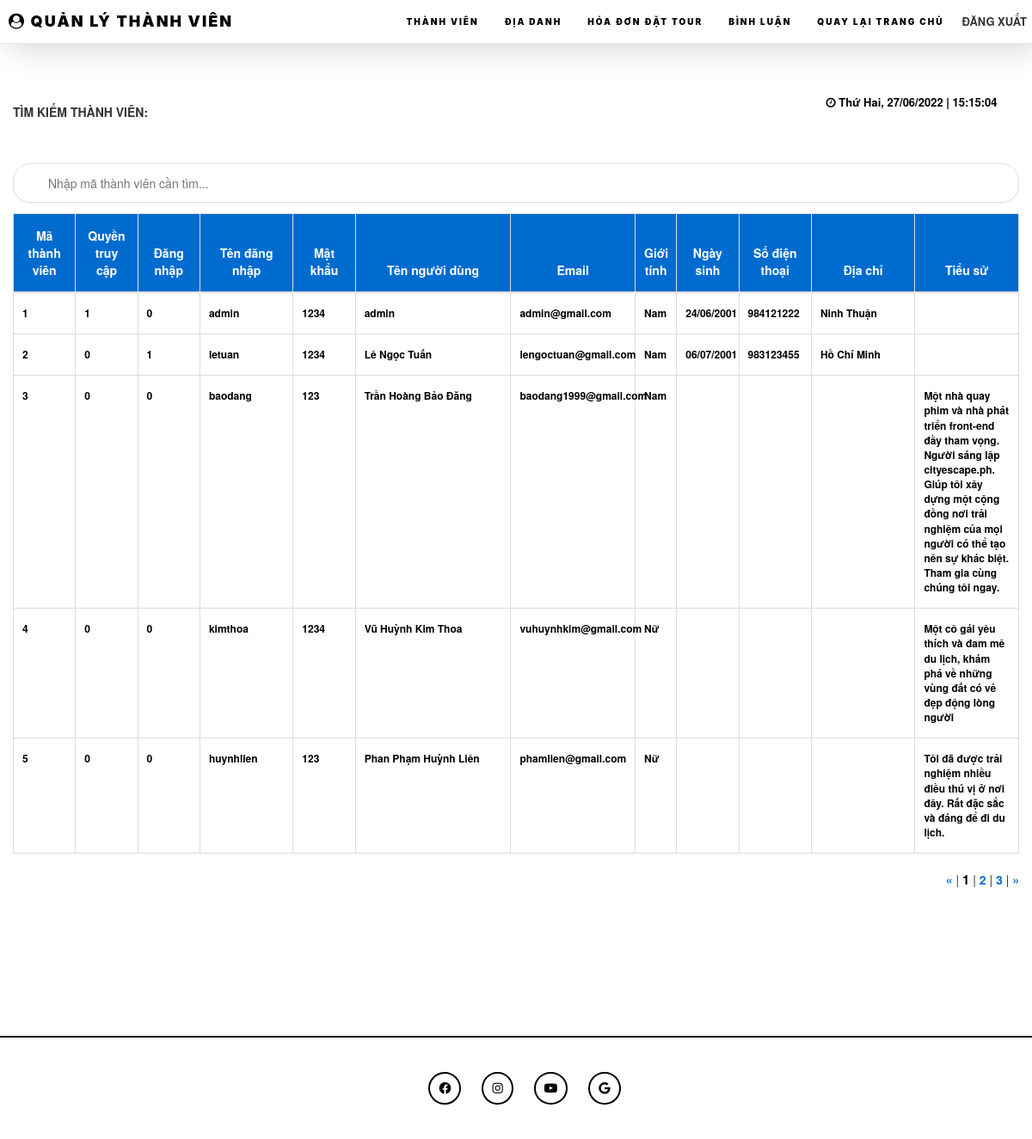
/admin/khachhang.php, run on the app's committed database.
### tables this page shows
CREATE TABLE `users` (
  `id` int(50) NOT NULL,
  `quyentruycap` int(5) NOT NULL,
  `dangnhap` int(5) NOT NULL,
  `user` varchar(50) NOT NULL,
  `pass` varchar(50) NOT NULL,
  `name` varchar(50) NOT NULL,
  `email` varchar(50) NOT NULL,
  `gioitinh` varchar(50) DEFAULT NULL,
  `ngaysinh` varchar(50) DEFAULT NULL,
  `sodt` double DEFAULT NULL,
  `diachi` mediumtext DEFAULT NULL,
  `tieusu` mediumtext DEFAULT NULL
);

### admin/khachhang.php (the view, shortened to what this page needs)
<?php
include('Header.php');
?>
<div class="container-fluid al">
    <div id="clock"></div>
    <Br>
    <p class="timkiemnhanvien"><b>TÌM KIẾM THÀNH VIÊN:</b></p><Br><Br>
    <input type="text" id="myInput" onkeyup="myFunction()" placeholder="Nhập mã thành viên cần tìm...">
    <table class="table table-bordered" id="myTable">
        <thead>
            <tr class="ex">
                <th width="60px">Mã thành viên</th>
                <th width="60px">Quyền truy cập</th>
                <th width="60px">Đăng nhập</th>
                <th width="90px">Tên đăng nhập</th>
                <th width="60px">Mật khẩu</th>
                <th width="150px">Tên người dùng</th>
                <th width="120px">Email</th>
                <th width="40px">Giới tính</th>
                <th width="60px">Ngày sinh</th>
                <th width="70px">Số điện thoại</th>
                <th width="100px">Địa chỉ</th>
                <th width="auto">Tiểu sử</th>
            </tr>
        </thead>
        <tbody>
            <?php
            include "../1connect.php";
            $str = "select * from users";
            $result = $connect->query($str);
            while ($row = $result->fetch_row()) {
                ?>
                <tr>
                    <td><?php echo $row[0]; ?></td>
                    <td><?php echo $row[1]; ?></td>
                    <td><?php echo $row[2]; ?></td>
                    <td><?php echo $row[3]; ?></td>
                    <td><?php echo $row[4]; ?></td>
                    <td><?php echo $row[5]; ?></td>
                    <td><?php echo $row[6]; ?></td>
                    <td><?php echo $row[7]; ?></td>
                    <td><?php echo $row[8]; ?></td>
                    <td><?php echo $row[9]; ?></td>
                    <td><?php echo $row[10]; ?></td>
                    <td><?php echo $row[11]; ?></td>
                </tr>
                <?php
            }
            ?>
        </tbody>
    </table>
    <div id="pageNavPosition" class="text-right"></div>
</div>
<?php
include('footer.php');
?>

### admin/css/style.css (style rules this page uses)
body { padding: 0; margin: 0; color: black; font-family: Montserrat-Bold; z-index: 9999; }
.al { padding-top: 100px !important; padding-bottom: 150px; }
thead tr th { color: rgb(255, 255, 255); font-size: 14px; font-weight: 600; background: #006bcf; text-align: center !important; }
tbody tr td { text-align: left; color: black; font-weight: 600; }
#myInput { background-image: url('/css/searchicon.png'); background-position: 10px 10px; background-repeat: no-repeat; width: 100%; font-size: 14px; padding: 12px 20px 12px 40px; border: 1px solid #ddd; margin-bottom: 12px; border-radius: 20px; outline: none !important; }
#myTable { border-collapse: collapse; width: 100%; border: 1px solid #ddd; font-size: 12px; padding: 0px !important; }
#myTable th, #myTable td { text-align: left; padding: 10px; padding-bottom: 15px; padding-top: 15px; }
#myTable tr { border-bottom: 1px solid #ddd; }
#clock { text-align: center; float: right; border-radius: 20px; font-weight: 600; color: rgb(0, 0, 0); font-size: 13px; width: 250px; margin-left: auto; margin-right: auto; margin-top: 10px; }
table.table { table-layout: fixed; }
table.table tr th, table.table tr td { border-color: #e9e9e9; }
table.table th:last-child { width: 100px; }

### data on the page
users: id "1", quyentruycap "1", dangnhap "0", user "admin", pass "1234", name "admin", email "admin@gmail.com", gioitinh "Nam", ngaysinh "24/06/2001", sodt "984121222", diachi "Ninh Thuận"
users: id "2", quyentruycap "0", dangnhap "1", user "letuan", pass "1234", name "Lê Ngọc Tuấn", email "lengoctuan@gmail.com", gioitinh "Nam", ngaysinh "06/07/2001", sodt "983123455", diachi "Hồ Chí Minh"
users: id "3", quyentruycap "0", dangnhap "0", user "baodang", pass "123", name "Trần Hoàng Bảo Đăng", email "baodang1999@gmail.com", gioitinh "Nam", tieusu "Một nhà quay phim và nhà phát triển front-end đầy tham vọng. Người sáng lập cityescape.ph. Giúp tôi xây dựng một cộng đồng nơi trải nghiệm của mọi người có thể tạo nên sự khác biệt. Tham gia cùng chúng tôi ngay."
users: id "4", quyentruycap "0", dangnhap "0", user "kimthoa", pass "1234", name "Vũ Huỳnh Kim Thoa", email "vuhuynhkim@gmail.com", gioitinh "Nữ", tieusu "Một cô gái yêu thích và đam mê du lịch, khám phá về những vùng đất có vẻ đẹp động lòng người"
users: id "5", quyentruycap "0", dangnhap "0", user "huynhlien", pass "123", name "Phan Phạm Huỳnh Liên", email "phamlien@gmail.com", gioitinh "Nữ", tieusu "Tôi đã được trải nghiệm nhiều điều thú vị ở nơi đây. Rất đặc sắc và đáng để đi du lịch."
